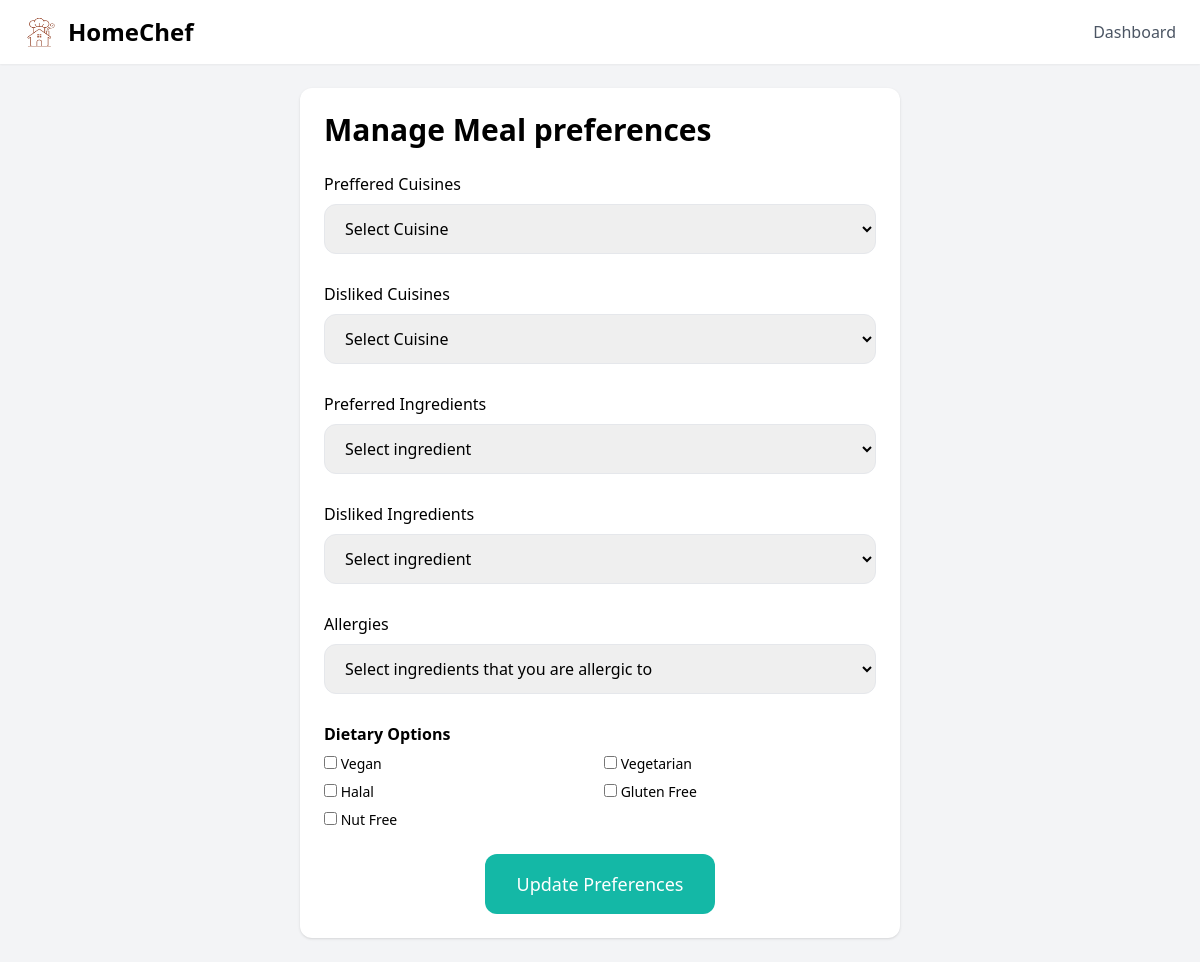
Page /account/foodpreference/ (signed in) on the earlier database version.
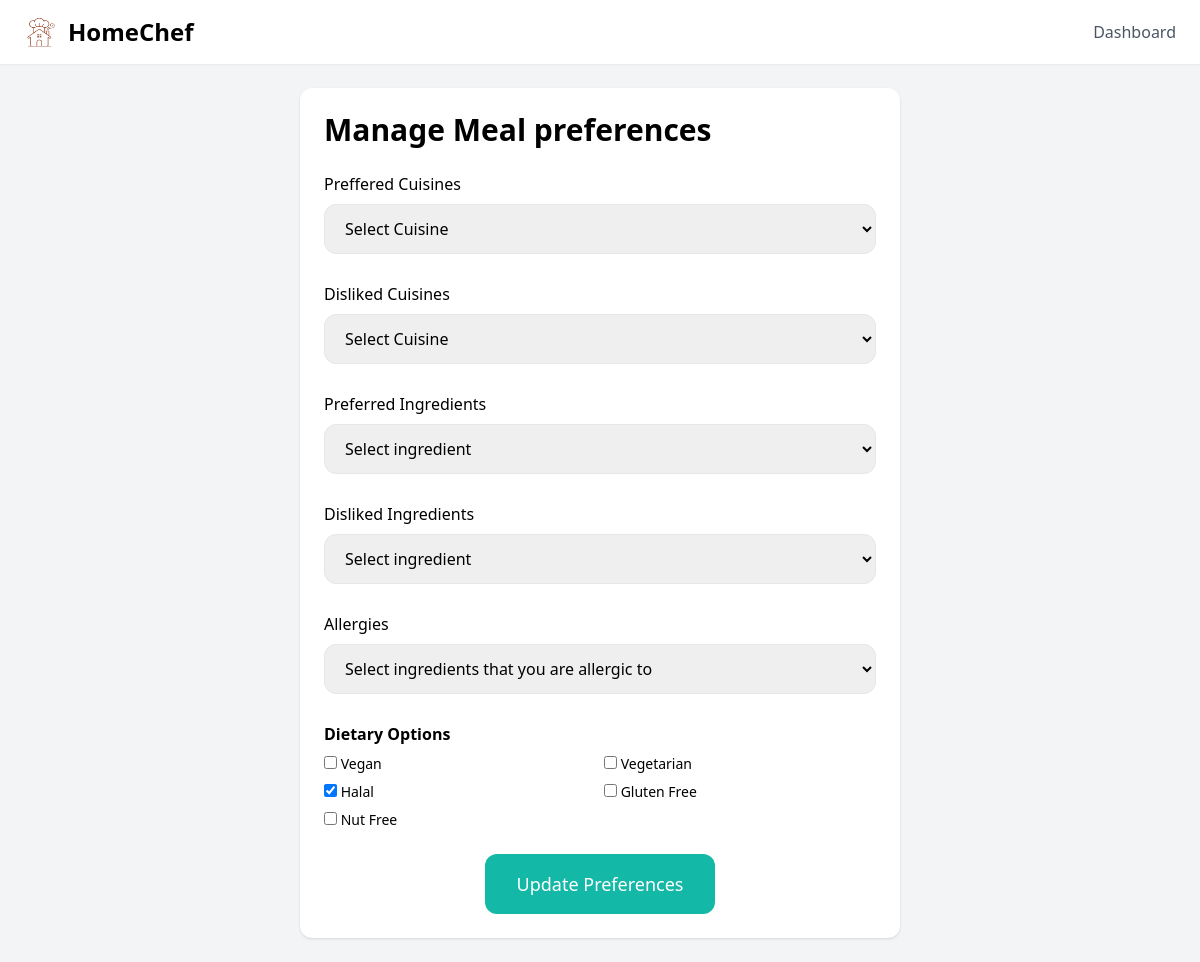
Same page on the later database version.
### accounts/models.py (models this page shows)
class User_Preference(models.Model):
    user = models.OneToOneField(User, on_delete=models.CASCADE)
    preferred_cuisines = models.ManyToManyField(Cuisine,related_name= "preffered_cuisines",blank=True)
    disliked_cuisines = models.ManyToManyField(Cuisine,related_name= "disliked_cuisines", blank=True)
    preferred_ingredients = models.ManyToManyField(Ingredient, related_name= "preffered_ingredients", blank=True)
    disliked_ingredients = models.ManyToManyField(Ingredient, related_name= "disliked_ingredients", blank=True)
    allergies = models.ManyToManyField(Ingredient, related_name="allergies", blank=True)
    is_vegan = models.BooleanField(default=False)
    is_vegetarian = models.BooleanField(default=False)
    is_halal = models.BooleanField(default=False)
    is_gluten_free = models.BooleanField(default=False)
    is_nut_free = models.BooleanField(default=False)

### accounts/views.py (the view)
# urls.py: path('foodpreference/', views.edit_preference, name='edit_preference'),
@login_required
def edit_preference(request):
    preference = get_object_or_404(User_Preference, user=request.user)
    if request.method == 'POST':
        form = EditPreferenceForm(request.POST, request.FILES, instance=preference)
        if form.is_valid():
            pref = form.save(commit=False)
            pref.user = request.user
            pref.save()
            form.save_m2m()
            return redirect('accounts:dashboard')
    else:
         form = EditPreferenceForm(instance=preference)
    return render(request, 'accounts/preferences.html', {
        'form': form,
     })

### accounts/forms.py
class EditPreferenceForm(forms.ModelForm):
    class Meta:
        model = User_Preference
        fields = (
            'preferred_cuisines',
            'disliked_cuisines',
            'preferred_ingredients',
            'disliked_ingredients',
            'allergies',
            'is_vegan',
            'is_vegetarian',
            'is_halal',
            'is_gluten_free',
            'is_nut_free',
        )
        widgets = {
            'preferred_cuisines': forms.SelectMultiple(attrs={
                'class': INPUT_CLASSES
            }),
            'disliked_cuisines': forms.SelectMultiple(attrs={
                'class': INPUT_CLASSES
            }),
            'preferred_ingredients': forms.SelectMultiple(attrs={
                'class': INPUT_CLASSES
            }),
            'disliked_ingredients': forms.SelectMultiple(attrs={
                'class': INPUT_CLASSES
            }),
            'allergies': forms.SelectMultiple(attrs={
                'class': INPUT_CLASSES
            }),
        }

### food/models.py (called while the page is built)
    def __str__(self):
        ordering = ('name',)
        return self.name

    def __str__(self):
        ordering = ('name',)
        return self.name

### accounts/templates/accounts/preferences.html (shortened to what this page needs)
<!DOCTYPE html>
{% load static %}
<html lang="en">
<head>
<script src="https://cdn.tailwindcss.com"></script>
</head>
<body class="bg-gray-100 font-sans">
<header class="bg-white shadow-sm">
    <div class="max-w-7xl mx-auto px-6 py-4 flex justify-between items-center">
        <div class="flex items-center space-x-3">
            <img src="{% static 'images/logo.png' %}" class="w-8 h-8" alt="Logo">
            <span class="text-2xl font-bold">HomeChef</span>
        </div>
        <nav class="space-x-6 text-gray-600">
            <a href="#" class="hover:text-black">Dashboard</a>
        </nav>
    </div>
</header>
<div class="w-1/2 my-6 p-6 mx-auto bg-white rounded-xl shadow">
    <h1 class="mb-6 text-3xl font-bold">Manage Meal preferences</h1>
    <form method="post" action="." enctype="multipart/form-data">
<div class="mb-4">
    <label class="inline-block mb-2">Preffered Cuisines</label>
    <select id="preferred_cuisines_select" class="w-full py-3 px-4 border rounded-xl">
        <option value="">Select Cuisine</option>
    </select>
    </div>
<div class="mb-4">
    <label class="inline-block mb-2">Disliked Cuisines</label>
    <select id="disliked_cuisines_select" class="w-full py-3 px-4 border rounded-xl">
        <option value="">Select Cuisine</option>
    </select>
    </div>
<div class="mb-4">
    <label class="inline-block mb-2">Preferred Ingredients</label>
    <select id="preferred_ingredients_select" class="w-full py-3 px-4 border rounded-xl">
        <option value="">Select ingredient</option>
    </select>
    </div>
<div class="mb-4">
    <label class="inline-block mb-2">Disliked Ingredients</label>
    <select id="disliked_ingredients_select" class="w-full py-3 px-4 border rounded-xl">
        <option value="">Select ingredient</option>
    </select>
    </div>
<div class="mb-4">
    <label class="inline-block mb-2">Allergies</label>
    <select id="allergies_select" class="w-full py-3 px-4 border rounded-xl">
        <option value="">Select ingredients that you are allergic to</option>
    </select>
    </div>
        <div class="mb-6">
            <label class="inline-block mb-2 font-semibold">Dietary Options</label>
            <div class="grid grid-cols-2 gap-2 text-sm">
                <label>{{ form.is_vegan }} Vegan</label>
                <label>{{ form.is_vegetarian }} Vegetarian</label>
                <label>{{ form.is_halal }} Halal</label>
                <label>{{ form.is_gluten_free }} Gluten Free</label>
                <label>{{ form.is_nut_free }} Nut Free</label>
            </div>
        </div>
        <div class="flex justify-center">
            <button class="py-4 px-8 text-lg bg-teal-500 hover:bg-teal-700 rounded-xl text-white">
                Update Preferences
            </button>
        </div>
    </form>
</div>
</body>
</html>

Differences in the rows shown:
changed User_Preference: is_halal "☐" → "☑"
